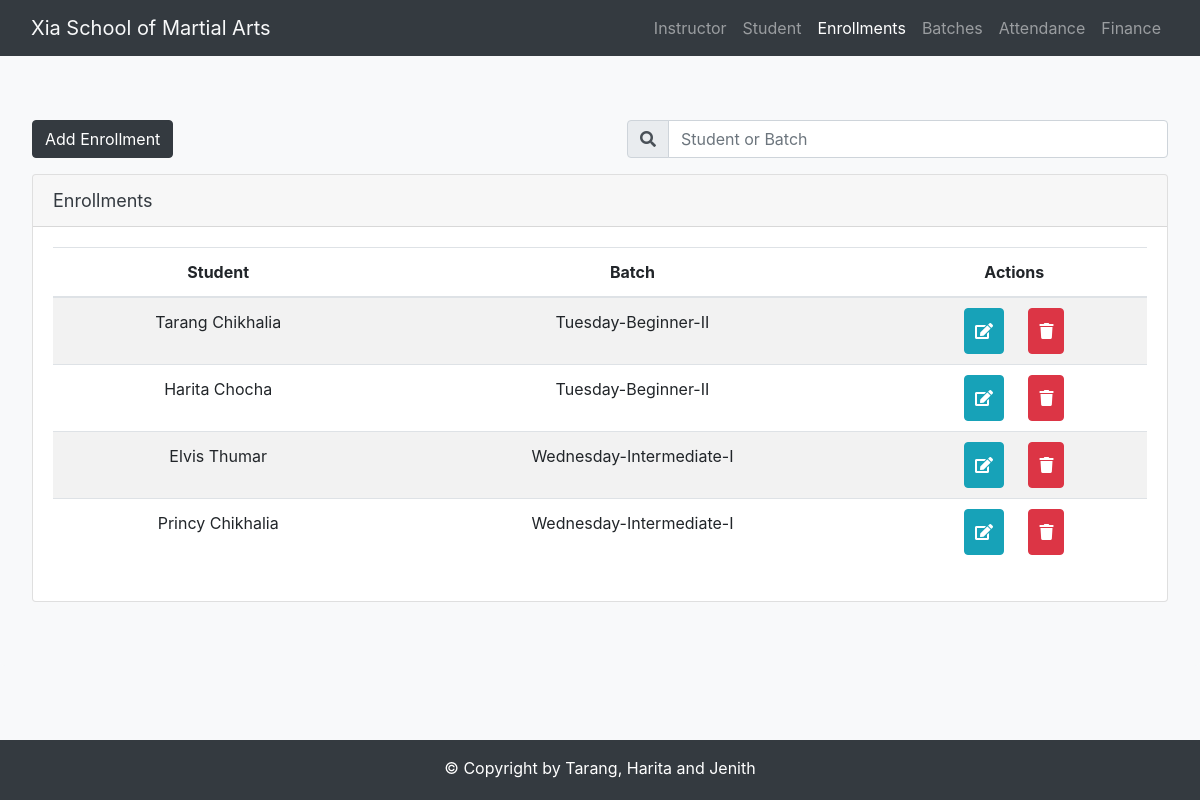
The app's page /enroll/ with its own data.
### student/models.py (models this page shows, shortened)
class Enrollment(models.Model):
    batch = models.ForeignKey(Batch, on_delete=models.CASCADE, default=1)
    student = models.ForeignKey(Student, on_delete=models.CASCADE, default=1)

class Student(models.Model):
    first_name = models.CharField(max_length=100)
    last_name = models.CharField(max_length=100)
    street_name = models.CharField(max_length=100, default="NA")
    city = models.CharField(max_length=100, default="NA")
    province = models.CharField(max_length=100, default="NA")
    postal_code = models.CharField(max_length=10, default="NA")
    date_of_birth = models.DateField()
    date_of_joining = models.DateField(default=timezone.now)
    phone_number = models.CharField(validators=[phone_regex], max_length=17, blank=True)
    rank = models.CharField(max_length=50, choices=BELT_COLOR, default='White')
    guardian = models.ForeignKey(Guardian, null=True, blank=True, on_delete=models.SET_NULL, related_name='children')
    def __str__(self):
        return self.first_name +" " + self.last_name

class Batch(models.Model):
    batch_day = models.CharField(max_length=20, choices=DAYS_OF_WEEK)
    batch_start_time = models.TimeField()
    batch_end_time = models.TimeField()
    level = models.ForeignKey(Batch_Levels, null=True, on_delete=models.SET_NULL, related_name='levels')
    instructor = models.ForeignKey(Instructor, null=True, on_delete=models.SET_NULL, related_name='instructor')
    def __str__(self):
        return self.batch_day + "-" + self.level.level_name

class Batch_Levels(models.Model):
    level_name = models.CharField(max_length=20)
    class Meta:
        verbose_name = 'level'

### student/views.py (the view)
# urls.py: path('enroll/', views.EnrollIndexView.as_view(), name='enroll'),
class EnrollIndexView(generic.ListView):
    template_name = 'student/enroll.html'
    def get_queryset(self):
        return Enrollment.objects.all()

### student/templates/student/enroll.html (shortened to what this page needs)
{% extends 'student/base.html' %}
{% load staticfiles%}
{% block css %}
<link rel="stylesheet" href="{% static 'student\student.css' %}">
{% endblock %}
{% block activeenroll %}active{% endblock %}
{% block body %}
<div class="jumbotron bg-light">
    <div class="row">
        <div class="col col-lg-12">
            <a class="btn btn-dark" href="{% url 'student:enroll-add' %}" role="button">Add Enrollment</a>
            <div class="form-group float-right">
                <form action="{% url 'student:enroll-search' %}" method="GET" accept-charset="utf-8">
                    <div class="input-group">
                        <div class="input-group-prepend">
                            <i class="fa fa-search input-group-text" style="padding-top:10px;"></i>
                        </div>
                        <input
                                class="form-control"
                                type="text" name="q"
                                value="{{request.GET.q}}"
                                placeholder="Student or Batch"
                                style="width:500px;"/>
                    </div>
                </form>
            </div>
            <div style="margin-top:1em" class="card">
                <div class="card-header text-dark table-heading">Enrollments</div>
                <div class="card-body panel-full">
                    <table class="table table-responsive-sm table-striped table-condensed sortable">
                        <thead>
                            <tr class="text-center">
                                <th align="center">Student</th>
                                <th align="center">Batch</th>
                                 <th align="center">Actions</th>
                            </tr>
                        </thead>
                        <tbody>
                            {% for enroll in object_list %}
                            <tr class="text-center">
                                <td>{{ enroll.student }}</td>
                                <td>{{ enroll.batch }}</td>
                                <td style="padding: 0px">
                                    <a class="btn btn-info click" style="display:'inline-block'" href="{% url 'student:enroll-update' enroll.id %}" role="button">
                                        <i class="fa fa-edit"></i>
                                    </a>
                                    <a class="btn btn-danger click" href="{% url 'student:enroll-delete' enroll.id %}" role="button">
                                        <i class="fa fa-trash"></i>
                                    </a>
                                </td>
                            </tr>
                            {% endfor %}
                        </tbody>
                    </table>
                </div>
            </div>
        </div>
    </div>
</div>
{% endblock %}

### student/static/student/student.css (style rules this page uses)
.table-heading { font-size: 18px; }
.click { padding: 10px; margin: 10px; }

### records on screen
Enrollment: student "Tarang Chikhalia", batch "Tuesday-Beginner-II"
Enrollment: student "Harita Chocha", batch "Tuesday-Beginner-II"
Enrollment: student "Elvis Thumar", batch "Wednesday-Intermediate-I"
Enrollment: student "Princy Chikhalia", batch "Wednesday-Intermediate-I"
